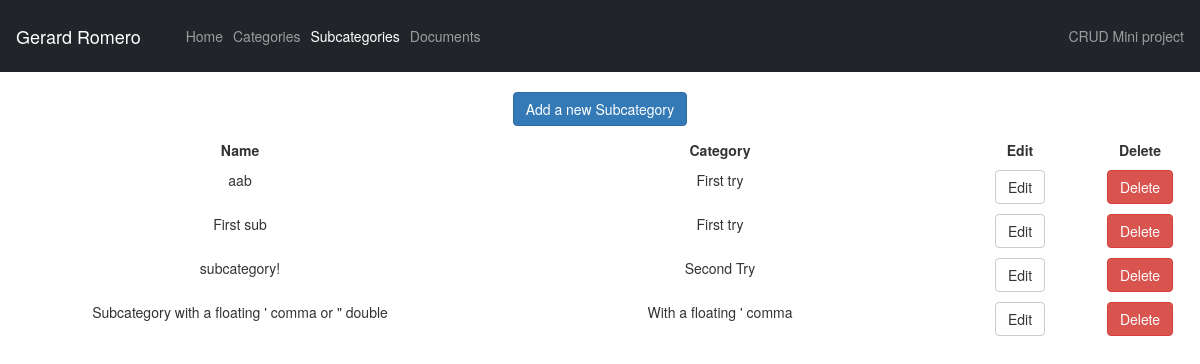
The page /subcategories.php on the database its author committed.
### tables this page shows
CREATE TABLE `Subcategory` (
  `id` int(11) NOT NULL AUTO_INCREMENT,
  `name` varchar(50) NOT NULL CHECK (char_length(`name`) >= 3),
  `category_id` int(11) NOT NULL,
  PRIMARY KEY (`id`),
  KEY `category_id` (`category_id`),
  CONSTRAINT `Subcategory_ibfk_1` FOREIGN KEY (`category_id`) REFERENCES `Category` (`id`) ON UPDATE CASCADE
);

CREATE TABLE `Category` (
  `id` int(11) NOT NULL AUTO_INCREMENT,
  `name` varchar(50) NOT NULL CHECK (char_length(`name`) >= 3),
  PRIMARY KEY (`id`),
  UNIQUE KEY `name` (`name`)
);

### subcategories.php (the view, shortened to what this page needs)
<?php
include_once 'php/lib.php';
global $host;
global $user;
global $pass;
global $db;
$conn = mysqli_connect($host, $user, $pass, $db);
$query = mysqli_query($conn, "SELECT Subcategory.id as sub_id, Subcategory.name as sub_name, Subcategory.category_id, Category.name as cat_name FROM Subcategory LEFT JOIN Category ON Subcategory.category_id=Category.id ORDER BY cat_name ASC, sub_name ASC");
echo "<div class='middle'><button class='btn btn-primary openmodal' data-toggle='modal' data-target='#modalForm'>Add a new Subcategory</button></div>";
if(!is_bool($query) and mysqli_num_rows($query) > 0) {
	echo "	<div class='grid-container'>
				<div class='grid-item header'>Name</div>
				<div class='grid-item header'>Category</div>
				<div class='grid-item header'>Edit</div>
				<div class='grid-item header'>Delete</div>";
	while($row = mysqli_fetch_assoc($query)) {
		echo "	<div class='grid-item'>
					<div class='originalName'>$row[sub_name]</div>
					<div class='form'>
						<form class='editForm' role='form' onsubmit='submitSubcategoryUpdate($row[sub_id]); return false'>
							<input type='hidden' name='id' value='$row[sub_id]'>
							<input class='inputname $row[sub_id]' type='text' name='name' maxlength='50' value='" . htmlspecialchars($row['sub_name'], ENT_QUOTES) . "'>
						</form>
					</div>
				</div>
				<div class='grid-item'>
					<div class='originalCatName'>$row[cat_name]</div>
					<div class='Catform'>
						<form class='editForm' role='form' onsubmit='submitSubcategoryUpdate($row[sub_id]); return false'>
							<input type='hidden' name='id' value='$row[cat_name]'>
							<input type='hidden' value='$row[category_id]'>
							<select name='category_id' class='selectcat $row[sub_id]'>
								<option value=''></option>";
					echo "	</select>
							<button type='button' class='btn btn-default' onclick='resetEdits()'>Cancel</button>
							<button type='button' class='btn btn-success' onclick='submitSubcategoryUpdate($row[sub_id])'>Save</button>
						</form>
					</div>
				</div>
				<div class='grid-item'><button class='editbtn btn btn-default'>Edit</button></div>
				<div class='grid-item'><button class='btn btn-danger openmodal' data-toggle='modal' data-target='#modalDelete'>Delete</button></div>";
	}
	echo "</div>";
}
?>

### rows shown on the page
subcategory: name "aab", category.name "First try"
subcategory: name "First sub", category.name "First try"
subcategory: name "subcategory!", category.name "Second Try"
subcategory: name "Subcategory with a floating ' comma or \" double", category.name "With a floating ' comma"
